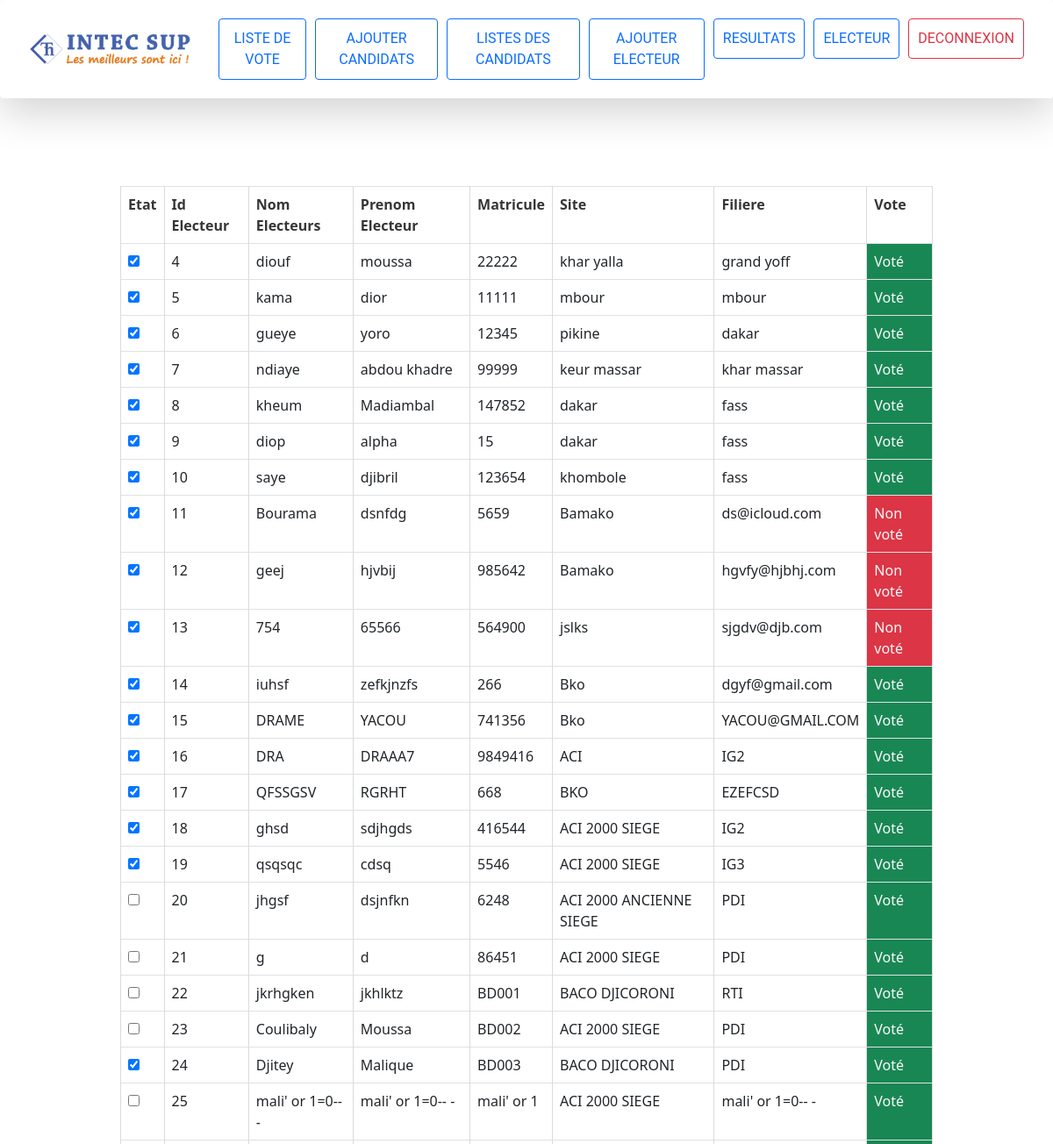
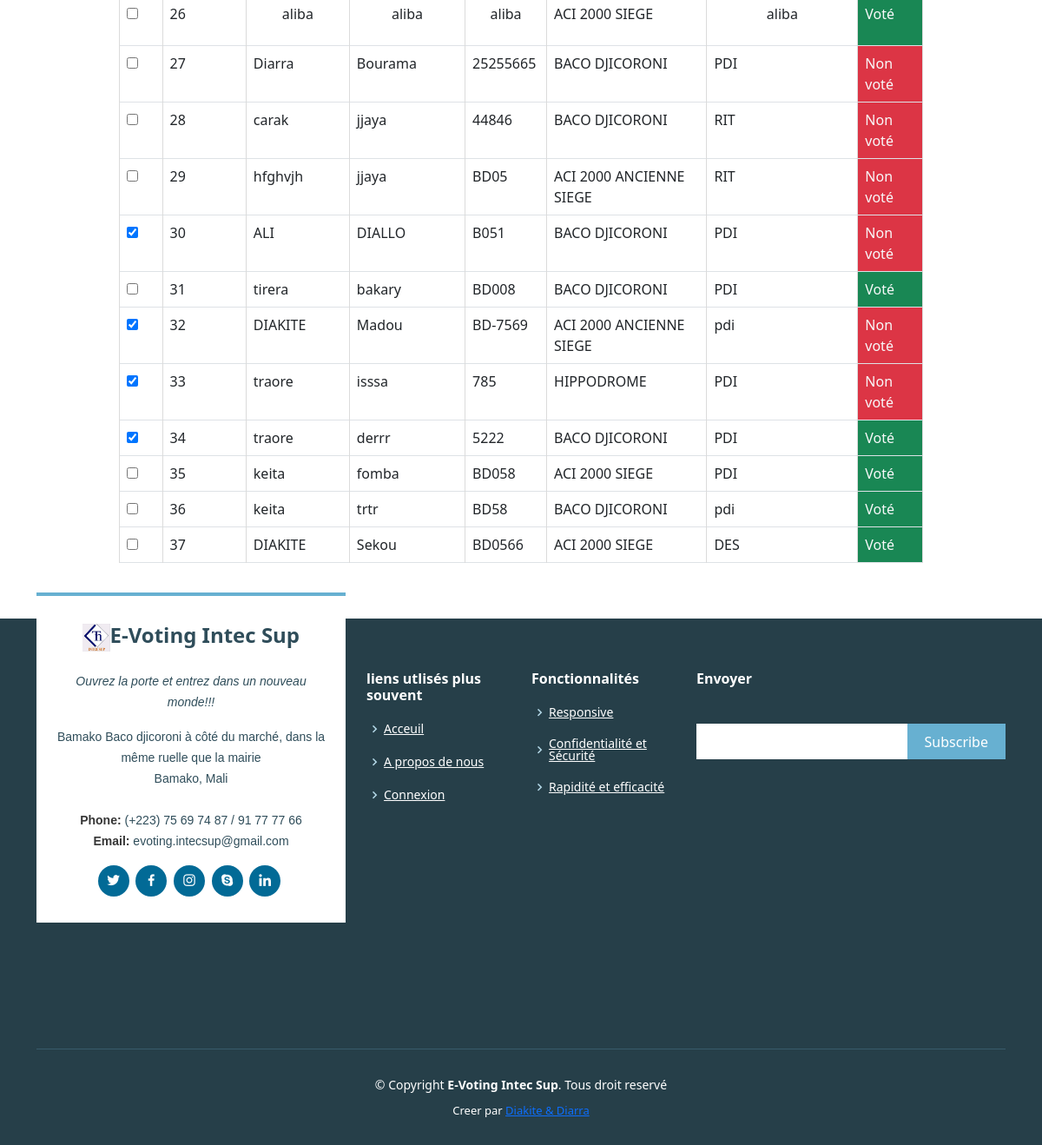
Page /?page=listeElecteur (signed in) on the committed database (2 pictures, top to bottom).
### tables this page shows
CREATE TABLE IF NOT EXISTS `electeur` (
  `id_electeur` int NOT NULL AUTO_INCREMENT,
  `nom_electeur` varchar(40) NOT NULL,
  `prenom_electeur` varchar(40) NOT NULL,
  `cni` double DEFAULT NULL,
  `num_electeur` varchar(10) DEFAULT NULL,
  `sexe` varchar(30) NOT NULL,
  `date_nais` date DEFAULT NULL,
  `lieu_nais` varchar(30) DEFAULT NULL,
  `adress` varchar(30) DEFAULT NULL,
  `type` varchar(40) NOT NULL DEFAULT 'electeur',
  `status_vote` tinyint(1) NOT NULL DEFAULT '0',
  `login` varchar(20) NOT NULL,
  `mdp` text NOT NULL,
  `region` int DEFAULT NULL,
  `dep` int DEFAULT NULL,
  `arron` int DEFAULT NULL,
  `commune` int DEFAULT NULL,
  `id_bureau` int DEFAULT NULL,
  `etat` varchar(50) NOT NULL,
  PRIMARY KEY (`id_electeur`)
);

### model/electeur.php (called while the page is built, shortened)
<?php
class  Electeur {
 public static function Afficher_electeur(){
  $ob_connexion=new Connexion();
  $db=$ob_connexion->getDB();
  $Tab_result=null;
  if (!is_null($db)) {
    $sql="SELECT * From electeur";
    $result=$db->query($sql);
    $Tab_result=$result->fetchAll(PDO::FETCH_ASSOC);
  }
  return $Tab_result;
 }
}
?>

### view/electeur/listeElecteur.php (the view, shortened to what this page needs)
<?php include 'view/partager/header.php';?>
<div class="container">
  <div class="row">
    <div class="col-md-10 offset-md-1">
      <table class="table table-bordered">
          <tr>
              <th>Etat</th>
              <th>Id Electeur</th>
              <th>Nom Electeurs</th>
              <th>Prenom Electeur</th>
              <th>Matricule</th>
              <th>Site</th>
              <th>Filiere</th>
              <th>Vote</th>
          </tr>
          <tr>
              <?php
                require_once "model/electeur.php";
                $liste_electeur=Electeur::Afficher_electeur();
                foreach($liste_electeur as $ele)
                {
              ?>
                <tr>
                  <td>
                  <?php if($ele['etat']=="actif")
                      {
                    ?>
                      <input type="checkbox" checked data-toggle="toggle" data-style="ios" class="togglebtn">
                    <?php
                      }else{
                    ?>
                        <input type="checkbox"  data-toggle="toggle" data-style="ios" id="toggle-off" class="togglebtn">
                      <?php
                      } ?>
                    </td>
                    <td><?php echo $ele['id_electeur'] ?></td>
                    <td><?php echo $ele['nom_electeur'] ?></td>
                    <td><?php echo $ele['prenom_electeur'] ?></td>
                    <td><?php echo $ele['num_electeur'] ?></td>
                    <td><?php echo $ele['lieu_nais'] ?></td>
                    <td><?php echo $ele['adress'] ?></td>
                    <?php
                      if($ele['status_vote']==false)
                      {
                        echo "<td class='bg-danger text-light'>Non voté</td>";
                      }else{
                        echo "<td class='bg-success text-light'>Voté</td>";
                      }
                    ?>
                </tr>
              <?php
                }
              ?>
          </tr>
      </table>
    </div>
  </div>
</div>
 <?php include 'view/partager/footer.php';?>

### index.php (shortened to what this page needs)
<?php
 if(isset($_GET['page'])){
  switch($_GET['page']){
                case 'listeElecteur':
                    require_once "view/electeur/listeElecteur.php";
                break;
  }
 }else{
   require_once 'menu/menu.php';
 }
?>
<!DOCTYPE html>
<html lang="fr">
<head>
</head>
<body>
</body>
</html>

### view/partager/header.php (shortened to what this page needs)
<!DOCTYPE html>
<html lang="fr">
<head>
    <link href="https://cdn.jsdelivr.net/npm/bootstrap@5.1.0/dist/css/bootstrap.min.css" rel="stylesheet">
    <link href="https://cdn.jsdelivr.net/npm/bootstrap@5.0.2/dist/css/bootstrap.min.css" rel="stylesheet">
    <link rel="stylesheet" href="https://cdn.jsdelivr.net/npm/bulma@0.9.3/css/bulma.min.css">
    <link rel="stylesheet" href="https://pro.fontawesome.com/releases/v5.10.0/css/all.css"/>
    <link rel="stylesheet" href="css/css1.css">
    <link rel="stylesheet" href="css/style.css">
  <link href="assets/vendor/aos/aos.css" rel="stylesheet">
  <link href="assets/vendor/bootstrap/css/bootstrap.min.css" rel="stylesheet">
  <link href="assets/vendor/bootstrap-icons/bootstrap-icons.css" rel="stylesheet">
  <link href="assets/vendor/boxicons/css/boxicons.min.css" rel="stylesheet">
  <link href="assets/vendor/glightbox/css/glightbox.min.css" rel="stylesheet">
  <link href="assets/vendor/swiper/swiper-bundle.min.css" rel="stylesheet">
</head>
<header>
<nav class="navbar navbar-expand-lg  shadow-lg p-3 mb-5 rounded">
  <div class="container-fluid">
    <a class="navbar-brand" href="?page=connexion"  style="color:black; font-weight:bolder"><img src="111.png" alt="" width="200" height="200" href="#"></a>
    <div class="collapse navbar-collapse justify-content-end" id="navbarScroll" >
      <ul class="navbar-nav  my-2 my-lg-0 " style="--bs-scroll-height: 100px;">
        <li  class="nav-item">
          <a class="btn btn-outline-primary" href="?page=liste_vote" role="button" style="margin: 5px; padding:10px;">LISTE DE VOTE</a>
        </li>
        <li  class="nav-item">
          <a class="btn btn-outline-primary" href="?page=addCandidat" role="button" style="margin: 5px; padding:10px;">AJOUTER CANDIDATS</a>
        </li>
        <li  class="nav-item">
          <a class="btn btn-outline-primary" href="?page=listCandidat" role="button"style="margin: 5px; padding:10px;">LISTES DES CANDIDATS</a>
        </li>
        <li  class="nav-item">
          <a class="btn btn-outline-primary" href="?page=inscription" role="button"style="margin: 5px; padding:10px;">AJOUTER ELECTEUR</a>
        </li>
        <li class="nav-item">
          <a class="btn btn-outline-primary" href="?page=les_resultat" role="button"style="margin: 5px; padding:10px;">RESULTATS</a>
        </li>
        <li class="nav-item">
          <a class="btn btn-outline-primary" href="?page=listeElecteur" role="button"style="margin: 5px; padding:10px;">ELECTEUR</a>
        </li>
        <li class="nav-item">
          <a class="btn btn-outline-danger" href="?page=connexion&deconnexion" role="button"style="margin: 5px; padding:10px;">DECONNEXION</a>
        </li>
      </ul>
    </div>
  </div>
</nav>
</header>
<body>

### view/partager/footer.php
 <footer id="footer" class="mt-6">
    <div class="footer-top">
      <div class="container mt-0">
        <div class="row">
          <div class="col-lg-4 col-md-6">
            <div class="footer-info">
              <h3><img src="intec.jpg" width="10%" height="10%">E-Voting Intec Sup</h3>
              <p class="pb-3"><em>Ouvrez la porte et entrez dans un nouveau monde!!!</em></p>
              <p>
                Bamako Baco djicoroni à côté du marché, dans la même ruelle que la mairie <br>
                Bamako, Mali<br><br>
                <strong>Phone:</strong> (+223) 75 69 74 87 / 91 77 77 66<br>
                <strong>Email:</strong> evoting.intecsup@gmail.com<br>
              </p>
              <div class="social-links mt-3">
                <a href="https://twitter.com/intec_sup" class="twitter"><i class="bx bxl-twitter"></i></a>
                <a href="https://www.facebook.com/intecsup" class="facebook"><i class="bx bxl-facebook"></i></a>
                <a href="https://www.instagram.com/intecsupmali/" class="instagram"><i class="bx bxl-instagram"></i></a>
                <a href="#" class="google-plus"><i class="bx bxl-skype"></i></a>
                <a href="https://www.linkedin.com/in/abdoulaye-sacko-b7b5a728/" class="linkedin"><i class="bx bxl-linkedin"></i></a>
              </div>
            </div>
          </div>
          <div class="col-lg-2 col-md-6 footer-links">
            <h4>liens utlisés plus souvent</h4>
            <ul>
              <li><i class="bx bx-chevron-right"></i> <a href="#">Acceuil</a></li>
              <li><i class="bx bx-chevron-right"></i> <a href="#">A propos de nous</a></li>
              <li><i class="bx bx-chevron-right"></i> <a href="#">Connexion</a></li>
            </ul>
          </div>
          <div class="col-lg-2 col-md-6 footer-links">
            <h4>Fonctionnalités</h4>
            <ul>
              <li><i class="bx bx-chevron-right"></i> <a href="#">Responsive</a></li>
              <li><i class="bx bx-chevron-right"></i> <a href="#">Confidentialité et Sécurité</a></li>
              <li><i class="bx bx-chevron-right"></i> <a href="#">Rapidité et efficacité</a></li>
            </ul>
          </div>
          <div class="col-lg-4 col-md-6 footer-newsletter">
            <h4>Envoyer</h4>
            <form action="" method="post">
              <input type="email" name="email"><input type="submit" value="Subscribe">
            </form>
          </div>
        </div>
      </div>
    </div>
    <div class="container">
      <div class="copyright">
        &copy; Copyright  <strong class="aaa"> E-Voting Intec Sup</strong>. Tous droit reservé
      </div>
      <div class="credits">
        Creer par <a href="#">Diakite & Diarra</a>
      </div>
    </div>
  </footer>
</body>
</html>

### css/css1.css (style rules this page uses)
.container { position: relative; width: 320px; margin: 100px auto 0 auto; perspective: 1000px; }
p { text-align: center; }

### css/style.css (style rules this page uses)
header ul { margin: 0; padding: 0; list-style: none; overflow: hidden; background-color: #fff; }
header li a { display:block; padding: 20px 20px; border-right: 1px solid #f4f4f4; text-decoration:none; color: black; font: normal 500 15px/2px 'Roboto', cursive; }
#footer { background: #263f49; padding: 0 0 30px 0; color: rgb(255, 255, 255); font-size: 14px; }
#footer .footer-top { padding: 60px 0 30px 0; }
#footer .footer-top .footer-info { margin-top: -90px; margin-bottom: 15px; background: white; color: #2f4d5a; border-top: 4px solid #67b0d1; text-align: center; padding: 30px 20px; }
#footer .footer-top .footer-info h3 { font-size: 24px; margin: 0 0 20px 0; padding: 2px 0 2px 0; line-height: 1; font-weight: 700; }
#footer .footer-top .footer-info p { font-size: 14px; line-height: 24px; margin-bottom: 0; font-family: "Raleway", sans-serif; }
#footer .footer-top .social-links a { font-size: 18px; display: inline-block; background: #026a96; color: #fff; line-height: 1; padding: 8px 0; margin-right: 4px; border-radius: 50%; text-align: center; width: 36px; height: 36px; transition: 0.3s; }
#footer .footer-top h4 { font-size: 16px; font-weight: 600; color: #fff; position: relative; padding-bottom: 12px; }
#footer .footer-top .footer-links { margin-bottom: 30px; }
#footer .footer-top .footer-links ul { list-style: none; padding: 0; margin: 0; }
#footer .footer-top .footer-links ul i { padding-right: 2px; color: #b5d9e9; font-size: 18px; line-height: 1; }
#footer .footer-top .footer-links ul li { padding: 10px 0; display: flex; align-items: center; }
#footer .footer-top .footer-links ul li:first-child { padding-top: 0; }
#footer .footer-top .footer-links ul a { color: #fff; transition: 0.3s; display: inline-block; line-height: 1; }
#footer .footer-top .footer-newsletter form { margin-top: 30px; background: #fff; padding: 6px 10px; position: relative; border-radius: 4; }
#footer .footer-top .footer-newsletter form input[type=email] { border: 0; padding: 4px; width: calc(100% - 110px); }
#footer .footer-top .footer-newsletter form input[type=submit] { position: absolute; top: 0; right: 0; bottom: 0; border: 0; background: none; font-size: 16px; padding: 0 20px; background: #67b0d1; color: #fff; transition: 0.3s; border-radius: 4; }
#footer .copyright { border-top: 1px solid #385b6b; text-align: center; padding-top: 30px; }
#footer .credits { padding-top: 10px; text-align: center; font-size: 13px; color: #fff; }
.aaa { color: white; }

### rows in the picture
electeur: id_electeur "4", nom_electeur "diouf", prenom_electeur "moussa", num_electeur "22222", lieu_nais "khar yalla", adress "grand yoff", status_vote "Voté"
electeur: id_electeur "5", nom_electeur "kama", prenom_electeur "dior", num_electeur "11111", lieu_nais "mbour", adress "mbour", status_vote "Voté"
electeur: id_electeur "6", nom_electeur "gueye", prenom_electeur "yoro", num_electeur "12345", lieu_nais "pikine", adress "dakar", status_vote "Voté"
electeur: id_electeur "7", nom_electeur "ndiaye", prenom_electeur "abdou khadre", num_electeur "99999", lieu_nais "keur massar", adress "khar massar", status_vote "Voté"
electeur: id_electeur "8", nom_electeur "kheum", prenom_electeur "Madiambal", num_electeur "147852", lieu_nais "dakar", adress "fass", status_vote "Voté"
electeur: id_electeur "9", nom_electeur "diop", prenom_electeur "alpha", num_electeur "15", lieu_nais "dakar", adress "fass", status_vote "Voté"
electeur: id_electeur "10", nom_electeur "saye", prenom_electeur "djibril", num_electeur "123654", lieu_nais "khombole", adress "fass", status_vote "Voté"
electeur: id_electeur "11", nom_electeur "Bourama", prenom_electeur "dsnfdg", num_electeur "5659", lieu_nais "Bamako", adress "ds@icloud.com", status_vote "Non voté"
electeur: id_electeur "12", nom_electeur "geej", prenom_electeur "hjvbij", num_electeur "985642", lieu_nais "Bamako", adress "hgvfy@hjbhj.com", status_vote "Non voté"
electeur: id_electeur "13", nom_electeur "754", prenom_electeur "65566", num_electeur "564900", lieu_nais "jslks", adress "sjgdv@djb.com", status_vote "Non voté"
electeur: id_electeur "14", nom_electeur "iuhsf", prenom_electeur "zefkjnzfs", num_electeur "266", lieu_nais "Bko", adress "dgyf@gmail.com", status_vote "Voté"
electeur: id_electeur "15", nom_electeur "DRAME", prenom_electeur "YACOU", num_electeur "741356", lieu_nais "Bko", adress "YACOU@GMAIL.COM", status_vote "Voté"
electeur: id_electeur "16", nom_electeur "DRA", prenom_electeur "DRAAA7", num_electeur "9849416", lieu_nais "ACI", adress "IG2", status_vote "Voté"
electeur: id_electeur "17", nom_electeur "QFSSGSV", prenom_electeur "RGRHT", num_electeur "668", lieu_nais "BKO", adress "EZEFCSD", status_vote "Voté"
electeur: id_electeur "18", nom_electeur "ghsd", prenom_electeur "sdjhgds", num_electeur "416544", lieu_nais "ACI 2000 SIEGE", adress "IG2", status_vote "Voté"
electeur: id_electeur "19", nom_electeur "qsqsqc", prenom_electeur "cdsq", num_electeur "5546", lieu_nais "ACI 2000 SIEGE", adress "IG3", status_vote "Voté"
electeur: id_electeur "20", nom_electeur "jhgsf", prenom_electeur "dsjnfkn", num_electeur "6248", lieu_nais "ACI 2000 ANCIENNE SIEGE", adress "PDI", status_vote "Voté"
electeur: id_electeur "21", nom_electeur "g", prenom_electeur "d", num_electeur "86451", lieu_nais "ACI 2000 SIEGE", adress "PDI", status_vote "Voté"
electeur: id_electeur "22", nom_electeur "jkrhgken", prenom_electeur "jkhlktz", num_electeur "BD001", lieu_nais "BACO DJICORONI", adress "RTI", status_vote "Voté"
electeur: id_electeur "23", nom_electeur "Coulibaly", prenom_electeur "Moussa", num_electeur "BD002", lieu_nais "ACI 2000 SIEGE", adress "PDI", status_vote "Voté"
electeur: id_electeur "24", nom_electeur "Djitey", prenom_electeur "Malique", num_electeur "BD003", lieu_nais "BACO DJICORONI", adress "PDI", status_vote "Voté"
electeur: id_electeur "25", nom_electeur "mali' or 1=0-- -", prenom_electeur "mali' or 1=0-- -", num_electeur "mali' or 1", lieu_nais "ACI 2000 SIEGE", adress "mali' or 1=0-- -", status_vote "Voté"
electeur: id_electeur "26", nom_electeur "aliba", prenom_electeur "aliba", num_electeur "aliba", lieu_nais "ACI 2000 SIEGE", adress "aliba", status_vote "Voté"
electeur: id_electeur "27", nom_electeur "Diarra", prenom_electeur "Bourama", num_electeur "25255665", lieu_nais "BACO DJICORONI", adress "PDI", status_vote "Non voté"
electeur: id_electeur "28", nom_electeur "carak", prenom_electeur "jjaya", num_electeur "44846", lieu_nais "BACO DJICORONI", adress "RIT", status_vote "Non voté"
electeur: id_electeur "29", nom_electeur "hfghvjh", prenom_electeur "jjaya", num_electeur "BD05", lieu_nais "ACI 2000 ANCIENNE SIEGE", adress "RIT", status_vote "Non voté"
electeur: id_electeur "30", nom_electeur "ALI", prenom_electeur "DIALLO", num_electeur "B051", lieu_nais "BACO DJICORONI", adress "PDI", status_vote "Non voté"
electeur: id_electeur "31", nom_electeur "tirera", prenom_electeur "bakary", num_electeur "BD008", lieu_nais "BACO DJICORONI", adress "PDI", status_vote "Voté"
electeur: id_electeur "32", nom_electeur "DIAKITE", prenom_electeur "Madou", num_electeur "BD-7569", lieu_nais "ACI 2000 ANCIENNE SIEGE", adress "pdi", status_vote "Non voté"
electeur: id_electeur "33", nom_electeur "traore", prenom_electeur "isssa", num_electeur "785", lieu_nais "HIPPODROME", adress "PDI", status_vote "Non voté"
electeur: id_electeur "34", nom_electeur "traore", prenom_electeur "derrr", num_electeur "5222", lieu_nais "BACO DJICORONI", adress "PDI", status_vote "Voté"
electeur: id_electeur "35", nom_electeur "keita", prenom_electeur "fomba", num_electeur "BD058", lieu_nais "ACI 2000 SIEGE", adress "PDI", status_vote "Voté"
electeur: id_electeur "36", nom_electeur "keita", prenom_electeur "trtr", num_electeur "BD58", lieu_nais "BACO DJICORONI", adress "pdi", status_vote "Voté"
electeur: id_electeur "37", nom_electeur "DIAKITE", prenom_electeur "Sekou", num_electeur "BD0566", lieu_nais "ACI 2000 SIEGE", adress "DES", status_vote "Voté"
